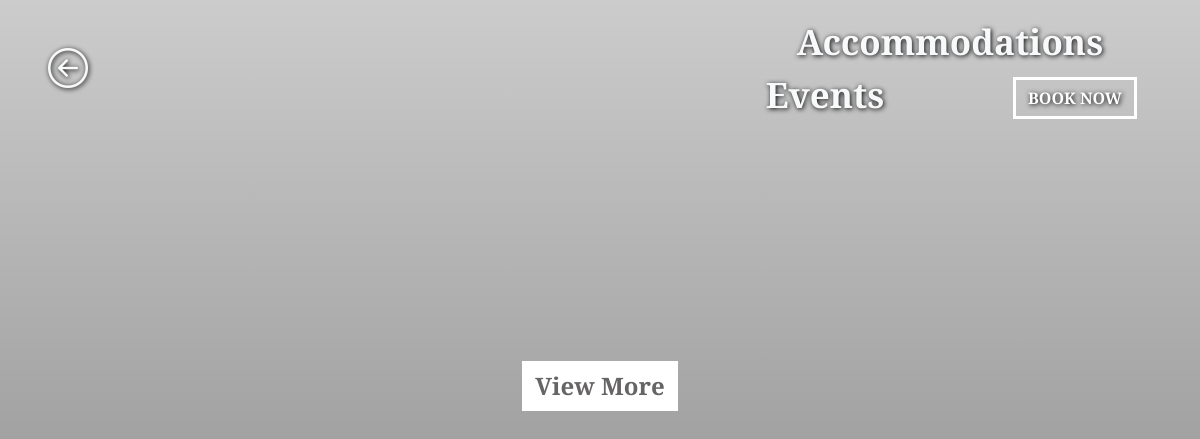
The page /Resort/page-1.php?businessInfoID=95 on the database as committed earlier.
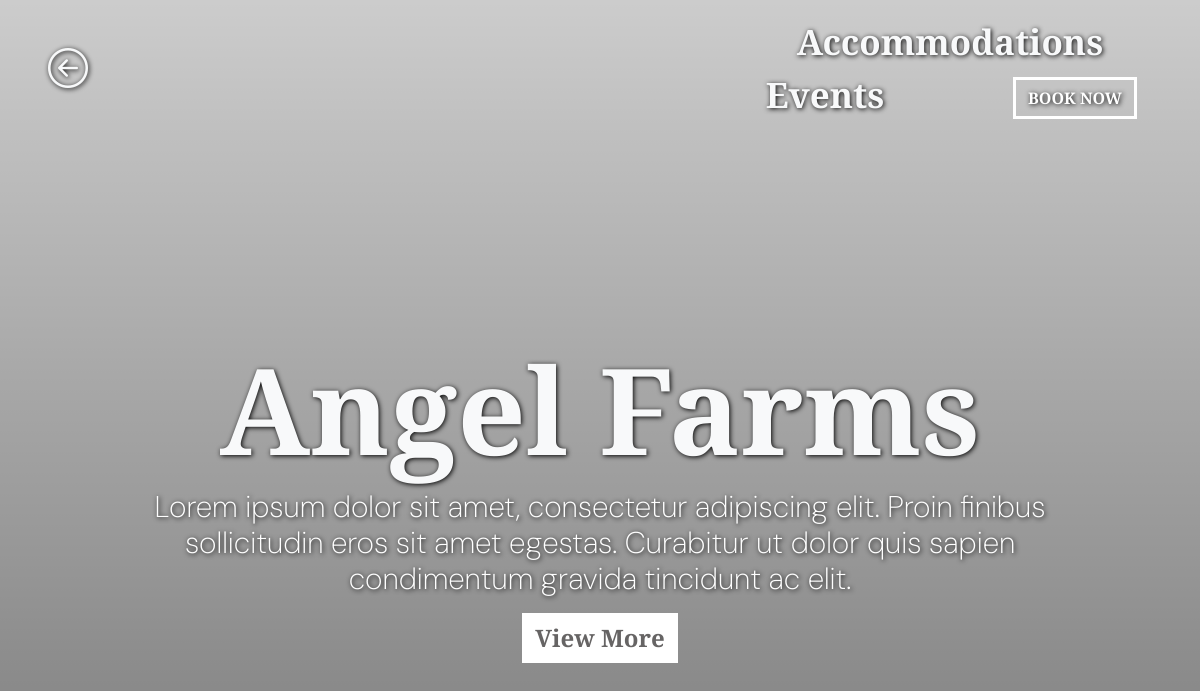
The same page on the database as committed later.
### tables this page shows
CREATE TABLE `business_media` (
  `MediaID` int(11) NOT NULL,
  `BusinessInfoID` int(11) NOT NULL,
  `Thumbnail` varchar(255) NOT NULL,
  `Quotation` text NOT NULL,
  `Image1` varchar(255) NOT NULL,
  `Image2` varchar(255) NOT NULL,
  `Image3` varchar(255) NOT NULL,
  `Image4` varchar(255) NOT NULL,
  `Image5` varchar(255) NOT NULL,
  `Image6` varchar(255) NOT NULL
);

CREATE TABLE `businessinformationform` (
  `BusinessInfoID` int(11) NOT NULL,
  `ApplicationID` int(11) DEFAULT NULL,
  `BusinessName` varchar(100) NOT NULL,
  `BusinessAddress` varchar(255) NOT NULL,
  `BusinessTypeID` int(11) NOT NULL,
  `BusinessEmail` varchar(100) NOT NULL,
  `BusinessContactNumber` varchar(15) NOT NULL,
  `BusinessDescription` text NOT NULL
);

### Resort/page-1.php (the view, shortened to what this page needs)
<?php
include '../includes/db.php';
$businessInfoID = isset($_GET['businessInfoID']) ? (int) $_GET['businessInfoID'] : 1;
try {
    $stmt = $pdo->prepare("
        SELECT bm.Thumbnail, bm.Quotation, bif.BusinessName
        FROM business_media bm
        JOIN businessinformationform bif ON bm.BusinessInfoID = bif.BusinessInfoID
        WHERE bif.BusinessInfoID = :businessInfoID
    ");
    $stmt->execute(['businessInfoID' => $businessInfoID]);
    $business = $stmt->fetch(PDO::FETCH_ASSOC);
} catch (PDOException $e) {
    echo "Error: " . $e->getMessage();
}
?>
<!DOCTYPE html>
<html lang="en">
<head>
    <link href="https://cdn.jsdelivr.net/npm/bootstrap@5.3.3/dist/css/bootstrap.min.css" rel="stylesheet">
    <link rel="stylesheet" href="https://cdn.jsdelivr.net/npm/bootstrap-icons@1.11.3/font/bootstrap-icons.min.css">
    <link rel="stylesheet" href="https://cdn.jsdelivr.net/npm/swiper@11/swiper-bundle.min.css" />
    <link rel="stylesheet" href="https://cdnjs.cloudflare.com/ajax/libs/font-awesome/5.15.3/css/all.min.css">
    <link rel="stylesheet" href="../../resort/new-resort-ui.css">
</head>
<body>
    <main class="content">
        <section class="first-page" id="first-page">
            <div class="container-fluid">
                <div class="row d-flex justify-content-around">
                    <div class="col-lg-4 py-3 ps-5 d-flex justify-content-start align-items-center">
                        <a href="../../resort/page-0.php?businessInfoID=<?php echo $businessInfoID; ?>"><i class="bi bi-arrow-left-circle fw-bold text-light fs-1 text-shadow-light"></i></a>
                    </div>
                    <div class="col-lg-5 py-3 ms-auto">
                        <div class="row">
                            <div class="col text-center">
                                <a href="page-2.php?businessInfoID=<?php echo $businessInfoID; ?>" class="page-nav mx-2 text-light rounded-0 cormorant-text fw-bold text-shadow-light">Accommodations</a>
                            </div>
                            <div class="col text-center">
                                <a href="" class="page-nav mx-2 text-light rounded-0 cormorant-text fw-bold text-shadow-light">Events</a>
                            </div>
                            <div class="col text-center">
                                <a href="" class="page-nav-book btn mx-2 mt-2  rounded-0 cormorant-text fw-bold text-shadow-light">BOOK NOW</a>
                            </div>
                        </div>
                    </div>
                </div>
                <div class="first-page-title">
                    <div class="row mx-4 d-flex justify-content-center">
                        <div class="col-lg-12 d-flex justify-content-center">
                            <h1 class="title-text-1 text-light cormorant-text fw-bold text-shadow-light text-center"><?php echo htmlspecialchars($business['BusinessName']); ?></h1>
                        </div>
                        <div class="col-lg-12 d-flex justify-content-center align-items-center">
                            <h3 class="title-text-2 dm-sans-text text-shadow-light text-center"><?php echo htmlspecialchars($business['Quotation']); ?></h3>
                        </div>
                        <div class="col-lg-12 mt-3 d-flex justify-content-center align-items-center">
                            <a href="page-2.php?businessInfoID=<?php echo $businessInfoID; ?>" class="btn btn-book-2 mx-2 fs-4 rounded-0 cormorant-text fw-bold text-center mb-5">View More</a>
                        </div>
                    </div>
                </div>
            </div>
        </section>
    </main>
</body>
</html>

Rows that differ between the two databases and show on the page:
added business_media: BusinessInfoID.BusinessName "Angel Farms", Quotation "Lorem ipsum dolor sit amet, consectetur adipiscing elit. Proin finibus sollicitudin eros sit amet egestas. Curabitur ut dolor quis sapien condimentum gravida tincidunt ac elit."
